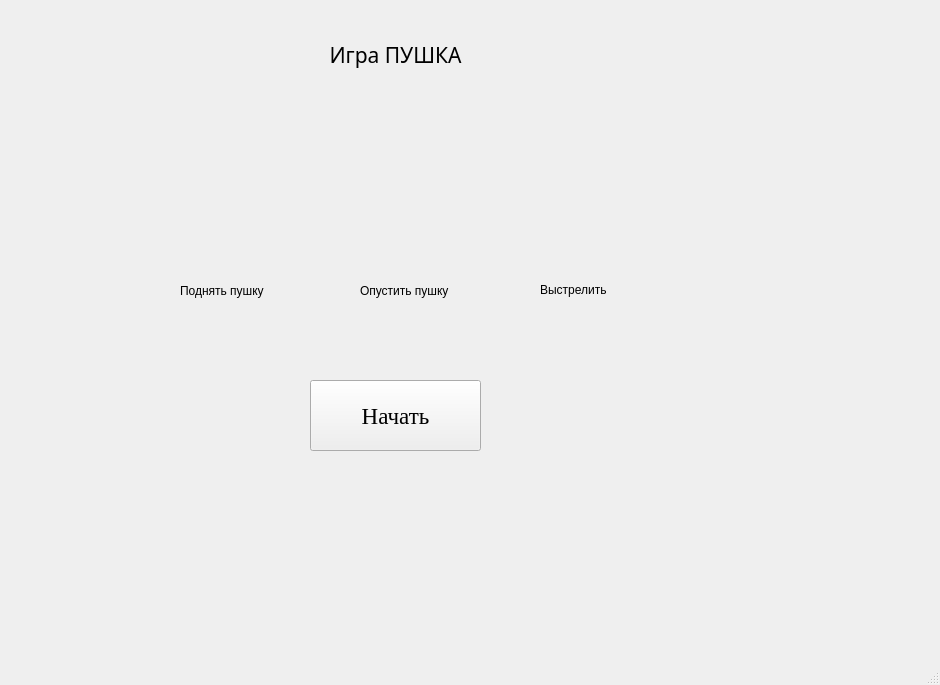
<?xml version="1.0" encoding="UTF-8"?>
<ui version="4.0">
 <class>MainWindow</class>
 <widget class="QMainWindow" name="MainWindow">
  <property name="geometry">
   <rect>
    <x>0</x>
    <y>0</y>
    <width>940</width>
    <height>685</height>
   </rect>
  </property>
  <property name="windowTitle">
   <string>MainWindow</string>
  </property>
  <widget class="QWidget" name="centralwidget">
   <widget class="QLabel" name="label">
    <property name="geometry">
     <rect>
      <x>250</x>
      <y>20</y>
      <width>291</width>
      <height>71</height>
     </rect>
    </property>
    <property name="font">
     <font>
      <family>Tiranti Solid LET</family>
      <pointsize>16</pointsize>
     </font>
    </property>
    <property name="text">
     <string>&lt;html&gt;&lt;head/&gt;&lt;body&gt;&lt;p align=&quot;center&quot;&gt;Игра  ПУШКА&lt;/p&gt;&lt;/body&gt;&lt;/html&gt;</string>
    </property>
   </widget>
   <widget class="QPushButton" name="pushButton">
    <property name="geometry">
     <rect>
      <x>310</x>
      <y>380</y>
      <width>171</width>
      <height>71</height>
     </rect>
    </property>
    <property name="font">
     <font>
      <family>Times New Roman</family>
      <pointsize>17</pointsize>
     </font>
    </property>
    <property name="text">
     <string>Начать</string>
    </property>
   </widget>
   <widget class="QLabel" name="label_2">
    <property name="geometry">
     <rect>
      <x>180</x>
      <y>260</y>
      <width>91</width>
      <height>61</height>
     </rect>
    </property>
    <property name="text">
     <string>Поднять пушку</string>
    </property>
   </widget>
   <widget class="QLabel" name="label_3">
    <property name="geometry">
     <rect>
      <x>360</x>
      <y>280</y>
      <width>111</width>
      <height>21</height>
     </rect>
    </property>
    <property name="text">
     <string>Опустить пушку</string>
    </property>
   </widget>
   <widget class="QLabel" name="label_4">
    <property name="geometry">
     <rect>
      <x>540</x>
      <y>280</y>
      <width>91</width>
      <height>20</height>
     </rect>
    </property>
    <property name="text">
     <string>Выстрелить</string>
    </property>
   </widget>
  </widget>
  <widget class="QMenuBar" name="menubar">
   <property name="geometry">
    <rect>
     <x>0</x>
     <y>0</y>
     <width>940</width>
     <height>26</height>
    </rect>
   </property>
  </widget>
  <widget class="QStatusBar" name="statusbar"/>
 </widget>
 <resources/>
 <connections/>
</ui>
